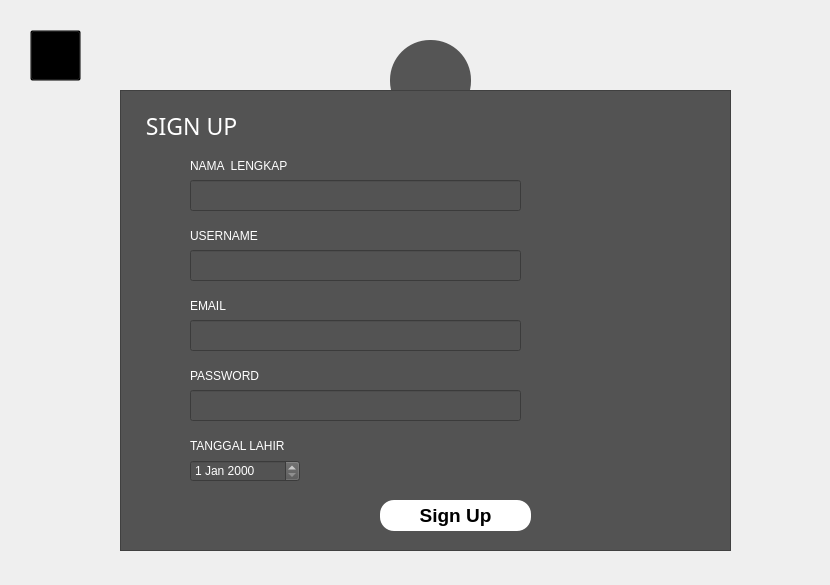
<?xml version="1.0" encoding="UTF-8"?>
<ui version="4.0">
 <class>SIGNUP</class>
 <widget class="QMainWindow" name="SIGNUP">
  <property name="geometry">
   <rect>
    <x>0</x>
    <y>0</y>
    <width>830</width>
    <height>585</height>
   </rect>
  </property>
  <property name="windowTitle">
   <string>SIGN UP</string>
  </property>
  <widget class="QWidget" name="centralwidget">
   <widget class="QLabel" name="label">
    <property name="geometry">
     <rect>
      <x>0</x>
      <y>0</y>
      <width>841</width>
      <height>621</height>
     </rect>
    </property>
    <property name="styleSheet">
     <string notr="true">background-image: url(:/LAPBAS/8C9445325-michael-jordan-basketball-court.fit-2000w.jpg);</string>
    </property>
    <property name="text">
     <string/>
    </property>
    <property name="pixmap">
     <pixmap resource="../Images/image.qrc">:/LAPBAS/DEPORTES-basquet.jpg</pixmap>
    </property>
    <property name="scaledContents">
     <bool>true</bool>
    </property>
   </widget>
   <widget class="QFrame" name="frame">
    <property name="geometry">
     <rect>
      <x>120</x>
      <y>90</y>
      <width>611</width>
      <height>461</height>
     </rect>
    </property>
    <property name="styleSheet">
     <string notr="true">background-color: rgb(83, 83, 83);
</string>
    </property>
    <property name="frameShape">
     <enum>QFrame::StyledPanel</enum>
    </property>
    <property name="frameShadow">
     <enum>QFrame::Raised</enum>
    </property>
    <widget class="QPushButton" name="login_button_2">
     <property name="geometry">
      <rect>
       <x>260</x>
       <y>410</y>
       <width>151</width>
       <height>31</height>
      </rect>
     </property>
     <property name="font">
      <font>
       <pointsize>14</pointsize>
       <weight>75</weight>
       <bold>true</bold>
      </font>
     </property>
     <property name="cursor">
      <cursorShape>PointingHandCursor</cursorShape>
     </property>
     <property name="styleSheet">
      <string notr="true">QPushButton

{
color:black;
border-radius:14px;
background:WHITE;

}

QPushButton:hover

{
color:white;
border-radius: 14px;
background:SILVER;

}</string>
     </property>
     <property name="text">
      <string>Sign Up</string>
     </property>
    </widget>
    <widget class="QLabel" name="label_3">
     <property name="geometry">
      <rect>
       <x>20</x>
       <y>10</y>
       <width>191</width>
       <height>51</height>
      </rect>
     </property>
     <property name="font">
      <font>
       <family>Arial Black</family>
       <pointsize>17</pointsize>
      </font>
     </property>
     <property name="styleSheet">
      <string notr="true">
color: rgb(255, 255, 255);</string>
     </property>
     <property name="text">
      <string> SIGN UP</string>
     </property>
    </widget>
    <widget class="QLabel" name="label_5">
     <property name="geometry">
      <rect>
       <x>70</x>
       <y>60</y>
       <width>151</width>
       <height>31</height>
      </rect>
     </property>
     <property name="font">
      <font>
       <family>Arial</family>
       <pointsize>9</pointsize>
      </font>
     </property>
     <property name="styleSheet">
      <string notr="true">
color: rgb(255, 255, 255);</string>
     </property>
     <property name="text">
      <string>NAMA  LENGKAP</string>
     </property>
    </widget>
    <widget class="QLabel" name="label_6">
     <property name="geometry">
      <rect>
       <x>70</x>
       <y>130</y>
       <width>151</width>
       <height>31</height>
      </rect>
     </property>
     <property name="font">
      <font>
       <family>Arial</family>
       <pointsize>9</pointsize>
      </font>
     </property>
     <property name="styleSheet">
      <string notr="true">
color: rgb(255, 255, 255);</string>
     </property>
     <property name="text">
      <string>USERNAME</string>
     </property>
    </widget>
    <widget class="QLabel" name="label_7">
     <property name="geometry">
      <rect>
       <x>70</x>
       <y>270</y>
       <width>151</width>
       <height>31</height>
      </rect>
     </property>
     <property name="font">
      <font>
       <family>Arial</family>
       <pointsize>9</pointsize>
      </font>
     </property>
     <property name="styleSheet">
      <string notr="true">
color: rgb(255, 255, 255);</string>
     </property>
     <property name="text">
      <string>PASSWORD</string>
     </property>
    </widget>
    <widget class="QLabel" name="label_8">
     <property name="geometry">
      <rect>
       <x>70</x>
       <y>200</y>
       <width>151</width>
       <height>31</height>
      </rect>
     </property>
     <property name="font">
      <font>
       <family>Arial</family>
       <pointsize>9</pointsize>
      </font>
     </property>
     <property name="styleSheet">
      <string notr="true">
color: rgb(255, 255, 255);</string>
     </property>
     <property name="text">
      <string>EMAIL</string>
     </property>
    </widget>
    <widget class="QLabel" name="label_9">
     <property name="geometry">
      <rect>
       <x>70</x>
       <y>340</y>
       <width>151</width>
       <height>31</height>
      </rect>
     </property>
     <property name="font">
      <font>
       <family>Arial</family>
       <pointsize>9</pointsize>
      </font>
     </property>
     <property name="styleSheet">
      <string notr="true">
color: rgb(255, 255, 255);</string>
     </property>
     <property name="text">
      <string>TANGGAL LAHIR</string>
     </property>
    </widget>
    <widget class="QLineEdit" name="input_nama">
     <property name="geometry">
      <rect>
       <x>70</x>
       <y>90</y>
       <width>331</width>
       <height>31</height>
      </rect>
     </property>
     <property name="font">
      <font>
       <family>Arial Black</family>
       <pointsize>11</pointsize>
      </font>
     </property>
     <property name="styleSheet">
      <string notr="true">color: rgb(255, 255, 255);</string>
     </property>
     <property name="text">
      <string/>
     </property>
    </widget>
    <widget class="QLineEdit" name="input_username">
     <property name="geometry">
      <rect>
       <x>70</x>
       <y>160</y>
       <width>331</width>
       <height>31</height>
      </rect>
     </property>
     <property name="font">
      <font>
       <family>Arial Black</family>
       <pointsize>11</pointsize>
      </font>
     </property>
     <property name="styleSheet">
      <string notr="true">color: rgb(255, 255, 255);</string>
     </property>
     <property name="text">
      <string/>
     </property>
    </widget>
    <widget class="QLineEdit" name="input_email">
     <property name="geometry">
      <rect>
       <x>70</x>
       <y>230</y>
       <width>331</width>
       <height>31</height>
      </rect>
     </property>
     <property name="font">
      <font>
       <family>Arial Black</family>
       <pointsize>11</pointsize>
      </font>
     </property>
     <property name="styleSheet">
      <string notr="true">color: rgb(255, 255, 255);</string>
     </property>
     <property name="text">
      <string/>
     </property>
    </widget>
    <widget class="QLineEdit" name="input_password">
     <property name="geometry">
      <rect>
       <x>70</x>
       <y>300</y>
       <width>331</width>
       <height>31</height>
      </rect>
     </property>
     <property name="font">
      <font>
       <family>Arial Black</family>
       <pointsize>11</pointsize>
      </font>
     </property>
     <property name="styleSheet">
      <string notr="true">color:rgb(255, 255, 255)</string>
     </property>
     <property name="text">
      <string/>
     </property>
    </widget>
    <widget class="QDateEdit" name="tanggal_lahir">
     <property name="geometry">
      <rect>
       <x>70</x>
       <y>370</y>
       <width>110</width>
       <height>22</height>
      </rect>
     </property>
     <property name="styleSheet">
      <string notr="true">color: rgb(255, 255, 255);</string>
     </property>
    </widget>
   </widget>
   <widget class="QLabel" name="label_4">
    <property name="geometry">
     <rect>
      <x>400</x>
      <y>50</y>
      <width>61</width>
      <height>61</height>
     </rect>
    </property>
    <property name="text">
     <string/>
    </property>
    <property name="pixmap">
     <pixmap resource="../Images/image.qrc">:/LAPBAS/round-account-button-with-user-inside.png</pixmap>
    </property>
    <property name="scaledContents">
     <bool>true</bool>
    </property>
   </widget>
   <widget class="QPushButton" name="pushButton">
    <property name="geometry">
     <rect>
      <x>390</x>
      <y>40</y>
      <width>81</width>
      <height>81</height>
     </rect>
    </property>
    <property name="styleSheet">
     <string notr="true">QPushButton

{

	background-color: rgb(85, 85, 85);
border-radius:40px;

}</string>
    </property>
    <property name="text">
     <string/>
    </property>
    <property name="icon">
     <iconset>
      <normaloff>:/lapbas/C:/Users/HP/Downloads/round-account-button-with-user-inside.png</normaloff>:/lapbas/C:/Users/HP/Downloads/round-account-button-with-user-inside.png</iconset>
    </property>
    <property name="iconSize">
     <size>
      <width>100</width>
      <height>100</height>
     </size>
    </property>
   </widget>
   <widget class="QPushButton" name="icon_gerbang">
    <property name="geometry">
     <rect>
      <x>30</x>
      <y>30</y>
      <width>51</width>
      <height>51</height>
     </rect>
    </property>
    <property name="cursor">
     <cursorShape>PointingHandCursor</cursorShape>
    </property>
    <property name="mouseTracking">
     <bool>false</bool>
    </property>
    <property name="tabletTracking">
     <bool>false</bool>
    </property>
    <property name="styleSheet">
     <string notr="true">QPushButton

{
	image: url(:/LAPBAS/logging-out-2355227_960_720.webp);

background-color: rgb(0,0,0,0);

}

QPushButton:hover

{
image: url(:/LAPBAS/logging-out-2355227_960_720.webp);

	background-color: rgb(255, 255, 255);

}</string>
    </property>
    <property name="text">
     <string/>
    </property>
    <property name="autoDefault">
     <bool>false</bool>
    </property>
    <property name="flat">
     <bool>false</bool>
    </property>
   </widget>
   <zorder>label</zorder>
   <zorder>pushButton</zorder>
   <zorder>frame</zorder>
   <zorder>label_4</zorder>
   <zorder>icon_gerbang</zorder>
  </widget>
 </widget>
 <resources>
  <include location="../Images/image.qrc"/>
  <include location="../Images/image.qrc"/>
 </resources>
 <connections/>
</ui>
